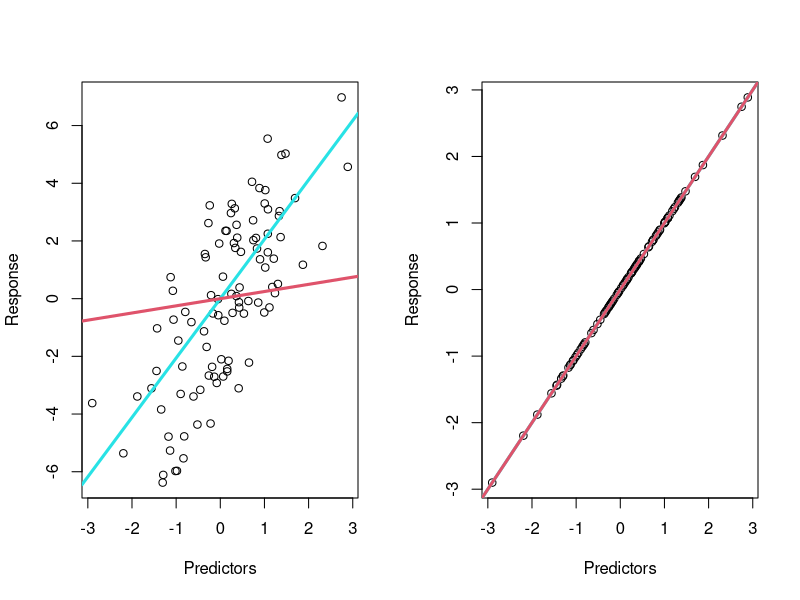

Source code (R):
## ---- chunk 1
knitr::opts_chunk$set(echo = TRUE)
## ---- chunk 2
set.seed(2022)
x <- rnorm(100)
y <- 2*x + rnorm(100, sd = 2)
df0 <- data.frame(x, y)
lm.fit0 <- lm(y ~ x +0, data=df0)
lm.fit1 <- lm(x ~ y +0, data=df0)
par(mfrow = c(1,2))
## ---- chunk 3
plot(x, y, xlab = "Predictors", ylab= "Response")
abline(lm.fit0, lwd=3, col=5)
abline(lm.fit1, lwd=3, col=2)
## ---- chunk 4
set.seed(2022)
x <- rnorm(100)
y <- x
df1 <- data.frame(x, y)
lm.fit2 <- lm(y ~ x + 0, data=df1)
lm.fit3 <- lm(x ~ y + 0, data=df1)
## ---- chunk 5
plot(x, y, xlab = "Predictors", ylab= "Response")
abline(lm.fit2, lwd=3, col=5)
abline(lm.fit3, lwd=3, col=2)
